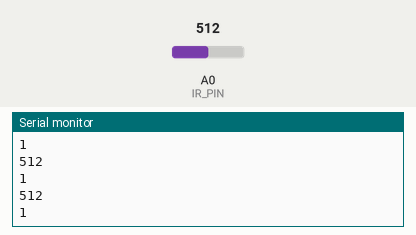
This sketch was run on a simulated Arduino Uno, built with avr-gcc and run on an emulated ATmega328P. Parts: the last lines printed to the serial monitor. The inputs (shaded band) are chosen by the test bench; at power-on: A0 (IR_PIN) = 512.

Above: at 1.2 s.
1.3 s: A0 (IR_PIN) set to 716
At 1.81 s:
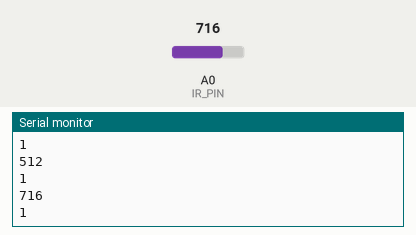
2.8 s: A0 (IR_PIN) set to 790
At 3.32 s:
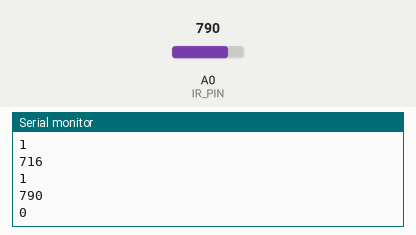
Timing chart, 0 to 5.8 s (numbered marks = the images above; inputs shaded):
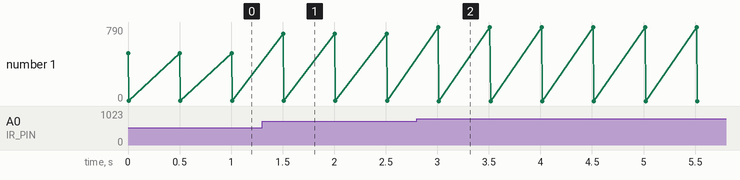

The sketch:

IR.ino
```cpp
#define IR_PIN A0
#define IR_THRESHOLD 780

class IR{
private:
  // class field
  int irPin;

public:
  // constructor
  IR(int pin) {
    pinMode(pin, INPUT);
    irPin = pin;
  }

  // functions
  bool obstacle(int threshold) {
    int analog = 0;
    int analog_reading;
    for (int i = 0; i < 10; i++) {
      analog_reading = analogRead(irPin);
      analog += analog_reading;
    }
    analog /= 10;
    Serial.println(analog);
    return (analog < threshold);
  }
};

IR irBlock(IR_PIN);

void setup() {
  Serial.begin(9600);
}

void loop() {
  Serial.println(irBlock.obstacle(IR_THRESHOLD));
  delay(500);
}
```

Measured:
- after the input at 1.3 s, the serial monitor: prints a new line after 0.21 s (image 1)
- after the input at 2.8 s, the serial monitor: prints a new line after 0.21 s (image 2)
- plotted number 1: 1 → 0 after the input at 2.8 s
